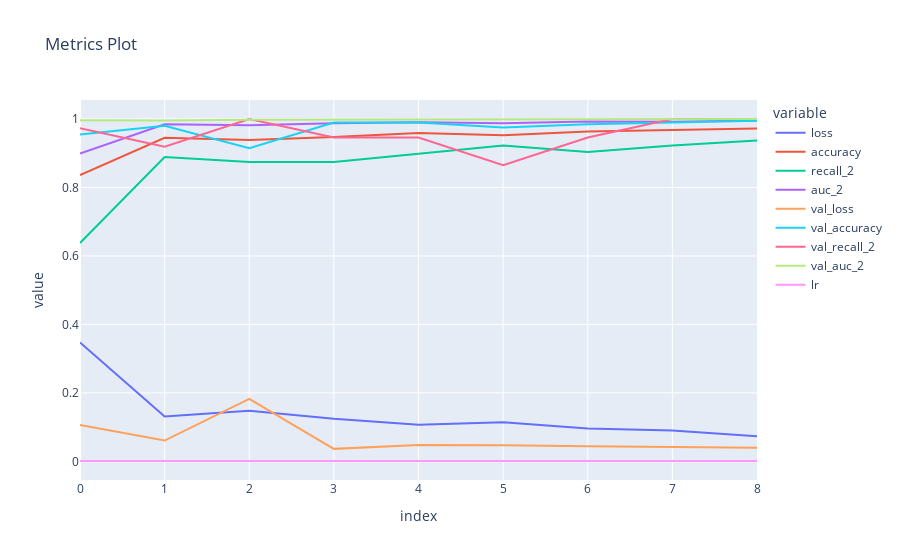

Notebook code for this chart:
### Markdown cell above
### Model Evaluation

**Plotting metrics**

### Code cell
history= model.history.history
px.line(history,title = "Metrics Plot")

### Figure 1 — Plotly figure (JSON) as saved in the notebook; plotly's stock layout.template omitted (floating-point values rounded to 4 significant figures)
{"data": [{"hovertemplate": "variable=loss<br>index=%{x}<br>value=%{y}<extra></extra>", "legendgroup": "loss", "line": {"color": "#636efa", "dash": "solid"}, "marker": {"symbol": "circle"}, "mode": "lines", "name": "loss", "orientation": "v", "showlegend": true, "type": "scatter", "x": [0, 1, 2, 3, 4, 5, 6, 7, 8], "xaxis": "x", "y": [0.3474, 0.1308, 0.1481, 0.1243, 0.1069, 0.1141, 0.0957, 0.0898, 0.07341], "yaxis": "y"}, {"hovertemplate": "variable=accuracy<br>index=%{x}<br>value=%{y}<extra></extra>", "legendgroup": "accuracy", "line": {"color": "#EF553B", "dash": "solid"}, "marker": {"symbol": "circle"}, "mode": "lines", "name": "accuracy", "orientation": "v", "showlegend": true, "type": "scatter", "x": [0, 1, 2, 3, 4, 5, 6, 7, 8], "xaxis": "x", "y": [0.8363, 0.945, 0.9388, 0.9475, 0.9588, 0.9525, 0.9638, 0.9675, 0.9725], "yaxis": "y"}, {"hovertemplate": "variable=recall_2<br>index=%{x}<br>value=%{y}<extra></extra>", "legendgroup": "recall_2", "line": {"color": "#00cc96", "dash": "solid"}, "marker": {"symbol": "circle"}, "mode": "lines", "name": "recall_2", "orientation": "v", "showlegend": true, "type": "scatter", "x": [0, 1, 2, 3, 4, 5, 6, 7, 8], "xaxis": "x", "y": [0.6377, 0.8889, 0.8744, 0.8744, 0.8986, 0.9227, 0.9034, 0.9227, 0.9372], "yaxis": "y"}, {"hovertemplate": "variable=auc_2<br>index=%{x}<br>value=%{y}<extra></extra>", "legendgroup": "auc_2", "line": {"color": "#ab63fa", "dash": "solid"}, "marker": {"symbol": "circle"}, "mode": "lines", "name": "auc_2", "orientation": "v", "showlegend": true, "type": "scatter", "x": [0, 1, 2, 3, 4, 5, 6, 7, 8], "xaxis": "x", "y": [0.8993, 0.9847, 0.9817, 0.9873, 0.9905, 0.9879, 0.9928, 0.9919, 0.9955], "yaxis": "y"}, {"hovertemplate": "variable=val_loss<br>index=%{x}<br>value=%{y}<extra></extra>", "legendgroup": "val_loss", "line": {"color": "#FFA15A", "dash": "solid"}, "marker": {"symbol": "circle"}, "mode": "lines", "name": "val_loss", "orientation": "v", "showlegend": true, "type": "scatter", "x": [0, 1, 2, 3, 4, 5, 6, 7, 8], "xaxis": "x", "y": [0.1062, 0.06079, 0.1827, 0.03643, 0.04752, 0.04685, 0.044, 0.04115, 0.04006], "yaxis": "y"}, {"hovertemplate": "variable=val_accuracy<br>index=%{x}<br>value=%{y}<extra></extra>", "legendgroup": "val_accuracy", "line": {"color": "#19d3f3", "dash": "solid"}, "marker": {"symbol": "circle"}, "mode": "lines", "name": "val_accuracy", "orientation": "v", "showlegend": true, "type": "scatter", "x": [0, 1, 2, 3, 4, 5, 6, 7, 8], "xaxis": "x", "y": [0.9548, 0.9799, 0.9146, 0.9899, 0.9899, 0.9749, 0.9849, 0.9899, 0.995], "yaxis": "y"}, {"hovertemplate": "variable=val_recall_2<br>index=%{x}<br>value=%{y}<extra></extra>", "legendgroup": "val_recall_2", "line": {"color": "#FF6692", "dash": "solid"}, "marker": {"symbol": "circle"}, "mode": "lines", "name": "val_recall_2", "orientation": "v", "showlegend": true, "type": "scatter", "x": [0, 1, 2, 3, 4, 5, 6, 7, 8], "xaxis": "x", "y": [0.973, 0.9189, 1, 0.9459, 0.9459, 0.8649, 0.9459, 1, 1], "yaxis": "y"}, {"hovertemplate": "variable=val_auc_2<br>index=%{x}<br>value=%{y}<extra></extra>", "legendgroup": "val_auc_2", "line": {"color": "#B6E880", "dash": "solid"}, "marker": {"symbol": "circle"}, "mode": "lines", "name": "val_auc_2", "orientation": "v", "showlegend": true, "type": "scatter", "x": [0, 1, 2, 3, 4, 5, 6, 7, 8], "xaxis": "x", "y": [0.9965, 0.9958, 0.9978, 0.998, 0.9991, 0.999, 0.9996, 1, 0.9999], "yaxis": "y"}, {"hovertemplate": "variable=lr<br>index=%{x}<br>value=%{y}<extra></extra>", "legendgroup": "lr", "line": {"color": "#FF97FF", "dash": "solid"}, "marker": {"symbol": "circle"}, "mode": "lines", "name": "lr", "orientation": "v", "showlegend": true, "type": "scatter", "x": [0, 1, 2, 3, 4, 5, 6, 7, 8], "xaxis": "x", "y": [0.001, 0.001, 0.001, 0.001, 0.001, 0.001, 0.001, 0.001, 0.001], "yaxis": "y"}], "layout": {"legend": {"title": {"text": "variable"}, "tracegroupgap": 0}, "title": {"text": "Metrics Plot"}, "xaxis": {"anchor": "y", "domain": [0, 1], "title": {"text": "index"}}, "yaxis": {"anchor": "x", "domain": [0, 1], "title": {"text": "value"}}}}
